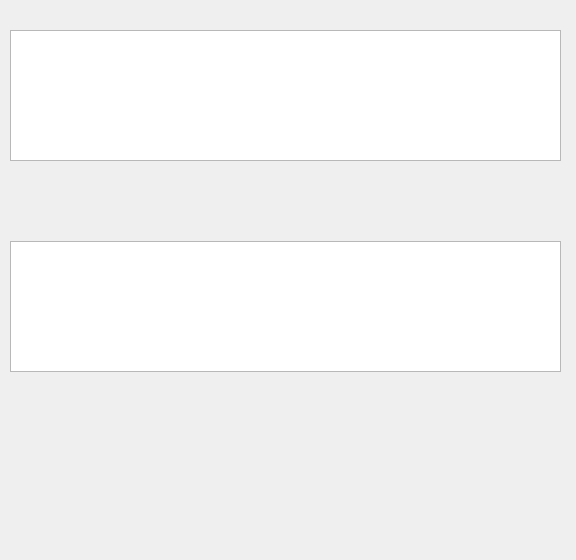
<?xml version="1.0" encoding="UTF-8"?>
<ui version="4.0">
 <class>Widget</class>
 <widget class="QWidget" name="Widget">
  <property name="geometry">
   <rect>
    <x>0</x>
    <y>0</y>
    <width>576</width>
    <height>560</height>
   </rect>
  </property>
  <property name="windowTitle">
   <string>Widget</string>
  </property>
  <widget class="QTreeView" name="treeView">
   <property name="geometry">
    <rect>
     <x>10</x>
     <y>30</y>
     <width>551</width>
     <height>131</height>
    </rect>
   </property>
  </widget>
  <widget class="QTableView" name="lvFileList">
   <property name="geometry">
    <rect>
     <x>10</x>
     <y>241</y>
     <width>551</width>
     <height>131</height>
    </rect>
   </property>
  </widget>
 </widget>
 <layoutdefault spacing="6" margin="11"/>
 <resources/>
 <connections/>
</ui>
